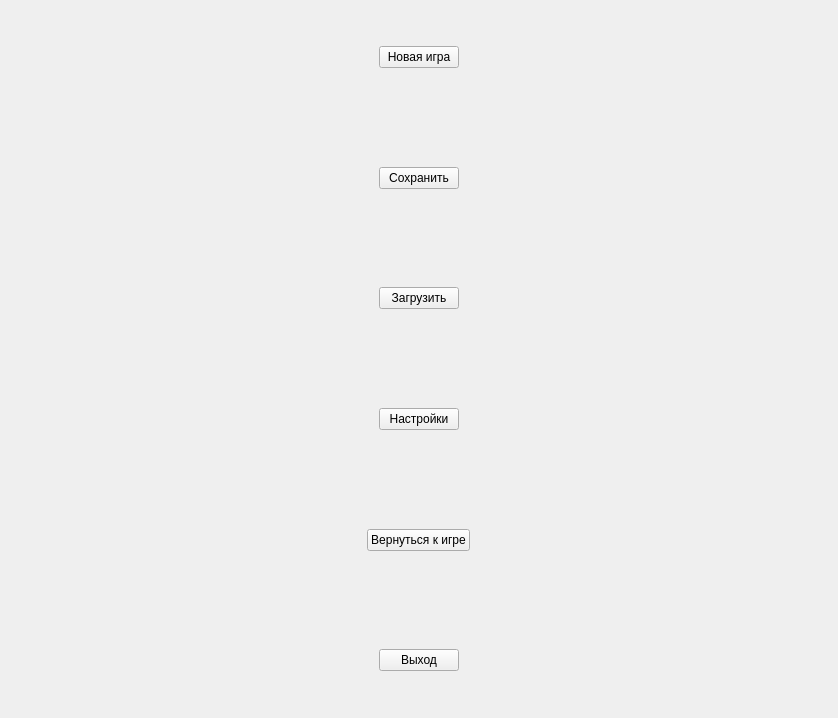
<?xml version="1.0" encoding="UTF-8"?>
<ui version="4.0">
 <class>Form</class>
 <widget class="QWidget" name="Form">
  <property name="geometry">
   <rect>
    <x>0</x>
    <y>0</y>
    <width>838</width>
    <height>718</height>
   </rect>
  </property>
  <property name="windowTitle">
   <string>Form</string>
  </property>
  <property name="styleSheet">
   <string notr="true"/>
  </property>
  <layout class="QVBoxLayout" name="verticalLayout">
   <property name="leftMargin">
    <number>0</number>
   </property>
   <property name="topMargin">
    <number>0</number>
   </property>
   <property name="rightMargin">
    <number>0</number>
   </property>
   <property name="bottomMargin">
    <number>0</number>
   </property>
   <item>
    <widget class="QStackedWidget" name="stackedWidget">
     <property name="styleSheet">
      <string notr="true"/>
     </property>
     <property name="currentIndex">
      <number>1</number>
     </property>
     <widget class="QWidget" name="gamepage">
      <layout class="QGridLayout" name="gridLayout_2">
       <property name="leftMargin">
        <number>0</number>
       </property>
       <property name="topMargin">
        <number>0</number>
       </property>
       <property name="rightMargin">
        <number>0</number>
       </property>
       <property name="bottomMargin">
        <number>0</number>
       </property>
       <property name="spacing">
        <number>15</number>
       </property>
       <item row="0" column="1">
        <layout class="QVBoxLayout" name="verticalLayout_2">
         <property name="spacing">
          <number>5</number>
         </property>
         <item>
          <layout class="QHBoxLayout" name="horizontalLayout_8" stretch="0,0,0">
           <property name="spacing">
            <number>30</number>
           </property>
           <property name="sizeConstraint">
            <enum>QLayout::SetDefaultConstraint</enum>
           </property>
           <property name="topMargin">
            <number>0</number>
           </property>
           <property name="bottomMargin">
            <number>0</number>
           </property>
           <item>
            <spacer name="horizontalSpacer_15">
             <property name="orientation">
              <enum>Qt::Horizontal</enum>
             </property>
             <property name="sizeHint" stdset="0">
              <size>
               <width>40</width>
               <height>20</height>
              </size>
             </property>
            </spacer>
           </item>
           <item>
            <widget class="QLabel" name="label_00">
             <property name="minimumSize">
              <size>
               <width>0</width>
               <height>0</height>
              </size>
             </property>
             <property name="maximumSize">
              <size>
               <width>120</width>
               <height>180</height>
              </size>
             </property>
             <property name="text">
              <string>00</string>
             </property>
             <property name="alignment">
              <set>Qt::AlignCenter</set>
             </property>
            </widget>
           </item>
           <item>
            <spacer name="horizontalSpacer_16">
             <property name="orientation">
              <enum>Qt::Horizontal</enum>
             </property>
             <property name="sizeHint" stdset="0">
              <size>
               <width>40</width>
               <height>20</height>
              </size>
             </property>
            </spacer>
           </item>
          </layout>
         </item>
         <item>
          <layout class="QHBoxLayout" name="horizontalLayout_9" stretch="0,0,0,0">
           <property name="spacing">
            <number>30</number>
           </property>
           <property name="sizeConstraint">
            <enum>QLayout::SetFixedSize</enum>
           </property>
           <property name="topMargin">
            <number>0</number>
           </property>
           <item>
            <spacer name="horizontalSpacer_17">
             <property name="orientation">
              <enum>Qt::Horizontal</enum>
             </property>
             <property name="sizeHint" stdset="0">
              <size>
               <width>40</width>
               <height>20</height>
              </size>
             </property>
            </spacer>
           </item>
           <item>
            <widget class="QLabel" name="label_10">
             <property name="minimumSize">
              <size>
               <width>0</width>
               <height>0</height>
              </size>
             </property>
             <property name="maximumSize">
              <size>
               <width>120</width>
               <height>180</height>
              </size>
             </property>
             <property name="text">
              <string>10</string>
             </property>
             <property name="alignment">
              <set>Qt::AlignCenter</set>
             </property>
            </widget>
           </item>
           <item>
            <widget class="QLabel" name="label_11">
             <property name="minimumSize">
              <size>
               <width>0</width>
               <height>0</height>
              </size>
             </property>
             <property name="maximumSize">
              <size>
               <width>120</width>
               <height>180</height>
              </size>
             </property>
             <property name="text">
              <string>11</string>
             </property>
             <property name="alignment">
              <set>Qt::AlignCenter</set>
             </property>
            </widget>
           </item>
           <item>
            <spacer name="horizontalSpacer_18">
             <property name="orientation">
              <enum>Qt::Horizontal</enum>
             </property>
             <property name="sizeHint" stdset="0">
              <size>
               <width>40</width>
               <height>20</height>
              </size>
             </property>
            </spacer>
           </item>
          </layout>
         </item>
         <item>
          <layout class="QHBoxLayout" name="horizontalLayout_10" stretch="0,0,0,0,0">
           <property name="spacing">
            <number>35</number>
           </property>
           <property name="sizeConstraint">
            <enum>QLayout::SetFixedSize</enum>
           </property>
           <property name="topMargin">
            <number>0</number>
           </property>
           <item>
            <spacer name="horizontalSpacer_19">
             <property name="orientation">
              <enum>Qt::Horizontal</enum>
             </property>
             <property name="sizeHint" stdset="0">
              <size>
               <width>40</width>
               <height>20</height>
              </size>
             </property>
            </spacer>
           </item>
           <item>
            <widget class="QLabel" name="label_20">
             <property name="minimumSize">
              <size>
               <width>0</width>
               <height>0</height>
              </size>
             </property>
             <property name="maximumSize">
              <size>
               <width>120</width>
               <height>180</height>
              </size>
             </property>
             <property name="text">
              <string>20</string>
             </property>
             <property name="alignment">
              <set>Qt::AlignCenter</set>
             </property>
            </widget>
           </item>
           <item>
            <widget class="QLabel" name="label_21">
             <property name="minimumSize">
              <size>
               <width>0</width>
               <height>0</height>
              </size>
             </property>
             <property name="maximumSize">
              <size>
               <width>120</width>
               <height>180</height>
              </size>
             </property>
             <property name="text">
              <string>21</string>
             </property>
             <property name="alignment">
              <set>Qt::AlignCenter</set>
             </property>
            </widget>
           </item>
           <item>
            <widget class="QLabel" name="label_22">
             <property name="minimumSize">
              <size>
               <width>0</width>
               <height>0</height>
              </size>
             </property>
             <property name="maximumSize">
              <size>
               <width>120</width>
               <height>180</height>
              </size>
             </property>
             <property name="text">
              <string>22</string>
             </property>
             <property name="alignment">
              <set>Qt::AlignCenter</set>
             </property>
            </widget>
           </item>
           <item>
            <spacer name="horizontalSpacer_20">
             <property name="orientation">
              <enum>Qt::Horizontal</enum>
             </property>
             <property name="sizeHint" stdset="0">
              <size>
               <width>40</width>
               <height>20</height>
              </size>
             </property>
            </spacer>
           </item>
          </layout>
         </item>
         <item>
          <layout class="QHBoxLayout" name="horizontalLayout_11" stretch="0,0,0,0,0,0">
           <property name="spacing">
            <number>40</number>
           </property>
           <property name="sizeConstraint">
            <enum>QLayout::SetFixedSize</enum>
           </property>
           <property name="topMargin">
            <number>0</number>
           </property>
           <item>
            <spacer name="horizontalSpacer_21">
             <property name="orientation">
              <enum>Qt::Horizontal</enum>
             </property>
             <property name="sizeHint" stdset="0">
              <size>
               <width>40</width>
               <height>20</height>
              </size>
             </property>
            </spacer>
           </item>
           <item>
            <widget class="QLabel" name="label_30">
             <property name="minimumSize">
              <size>
               <width>0</width>
               <height>0</height>
              </size>
             </property>
             <property name="maximumSize">
              <size>
               <width>120</width>
               <height>180</height>
              </size>
             </property>
             <property name="text">
              <string>30</string>
             </property>
             <property name="alignment">
              <set>Qt::AlignCenter</set>
             </property>
            </widget>
           </item>
           <item>
            <widget class="QLabel" name="label_31">
             <property name="minimumSize">
              <size>
               <width>0</width>
               <height>0</height>
              </size>
             </property>
             <property name="maximumSize">
              <size>
               <width>120</width>
               <height>180</height>
              </size>
             </property>
             <property name="text">
              <string>31</string>
             </property>
             <property name="alignment">
              <set>Qt::AlignCenter</set>
             </property>
            </widget>
           </item>
           <item>
            <widget class="QLabel" name="label_32">
             <property name="minimumSize">
              <size>
               <width>0</width>
               <height>0</height>
              </size>
             </property>
             <property name="maximumSize">
              <size>
               <width>120</width>
               <height>180</height>
              </size>
             </property>
             <property name="text">
              <string>32</string>
             </property>
             <property name="alignment">
              <set>Qt::AlignCenter</set>
             </property>
            </widget>
           </item>
           <item>
            <widget class="QLabel" name="label_33">
             <property name="minimumSize">
              <size>
               <width>0</width>
               <height>0</height>
              </size>
             </property>
             <property name="maximumSize">
              <size>
               <width>120</width>
               <height>180</height>
              </size>
             </property>
             <property name="text">
              <string>33</string>
             </property>
             <property name="alignment">
              <set>Qt::AlignCenter</set>
             </property>
            </widget>
           </item>
           <item>
            <spacer name="horizontalSpacer_22">
             <property name="orientation">
              <enum>Qt::Horizontal</enum>
             </property>
             <property name="sizeHint" stdset="0">
              <size>
               <width>40</width>
               <height>20</height>
              </size>
             </property>
            </spacer>
           </item>
          </layout>
         </item>
         <item>
          <layout class="QHBoxLayout" name="horizontalLayout_12" stretch="0,0,0,0,0,0,0">
           <property name="spacing">
            <number>45</number>
           </property>
           <property name="sizeConstraint">
            <enum>QLayout::SetFixedSize</enum>
           </property>
           <property name="topMargin">
            <number>0</number>
           </property>
           <item>
            <spacer name="horizontalSpacer_23">
             <property name="orientation">
              <enum>Qt::Horizontal</enum>
             </property>
             <property name="sizeHint" stdset="0">
              <size>
               <width>40</width>
               <height>20</height>
              </size>
             </property>
            </spacer>
           </item>
           <item>
            <widget class="QLabel" name="label_40">
             <property name="sizePolicy">
              <sizepolicy hsizetype="Preferred" vsizetype="Preferred">
               <horstretch>0</horstretch>
               <verstretch>0</verstretch>
              </sizepolicy>
             </property>
             <property name="minimumSize">
              <size>
               <width>0</width>
               <height>0</height>
              </size>
             </property>
             <property name="maximumSize">
              <size>
               <width>120</width>
               <height>180</height>
              </size>
             </property>
             <property name="text">
              <string>40</string>
             </property>
             <property name="alignment">
              <set>Qt::AlignCenter</set>
             </property>
            </widget>
           </item>
           <item>
            <widget class="QLabel" name="label_41">
             <property name="sizePolicy">
              <sizepolicy hsizetype="Preferred" vsizetype="Preferred">
               <horstretch>0</horstretch>
               <verstretch>0</verstretch>
              </sizepolicy>
             </property>
             <property name="minimumSize">
              <size>
               <width>0</width>
               <height>0</height>
              </size>
             </property>
             <property name="maximumSize">
              <size>
               <width>120</width>
               <height>180</height>
              </size>
             </property>
             <property name="text">
              <string>41</string>
             </property>
             <property name="alignment">
              <set>Qt::AlignCenter</set>
             </property>
            </widget>
           </item>
           <item>
            <widget class="QLabel" name="label_42">
             <property name="sizePolicy">
              <sizepolicy hsizetype="Preferred" vsizetype="Preferred">
               <horstretch>0</horstretch>
               <verstretch>0</verstretch>
              </sizepolicy>
             </property>
             <property name="minimumSize">
              <size>
               <width>0</width>
               <height>0</height>
              </size>
             </property>
             <property name="maximumSize">
              <size>
               <width>120</width>
               <height>180</height>
              </size>
             </property>
             <property name="text">
              <string>42</string>
             </property>
             <property name="alignment">
              <set>Qt::AlignCenter</set>
             </property>
            </widget>
           </item>
           <item>
            <widget class="QLabel" name="label_43">
             <property name="sizePolicy">
              <sizepolicy hsizetype="Preferred" vsizetype="Preferred">
               <horstretch>0</horstretch>
               <verstretch>0</verstretch>
              </sizepolicy>
             </property>
             <property name="minimumSize">
              <size>
               <width>0</width>
               <height>0</height>
              </size>
             </property>
             <property name="maximumSize">
              <size>
               <width>120</width>
               <height>180</height>
              </size>
             </property>
             <property name="text">
              <string>43</string>
             </property>
             <property name="alignment">
              <set>Qt::AlignCenter</set>
             </property>
            </widget>
           </item>
           <item>
            <widget class="QLabel" name="label_44">
             <property name="sizePolicy">
              <sizepolicy hsizetype="Preferred" vsizetype="Preferred">
               <horstretch>0</horstretch>
               <verstretch>0</verstretch>
              </sizepolicy>
             </property>
             <property name="minimumSize">
              <size>
               <width>0</width>
               <height>0</height>
              </size>
             </property>
             <property name="maximumSize">
              <size>
               <width>120</width>
               <height>180</height>
              </size>
             </property>
             <property name="text">
              <string>44</string>
             </property>
             <property name="alignment">
              <set>Qt::AlignCenter</set>
             </property>
            </widget>
           </item>
           <item>
            <spacer name="horizontalSpacer_24">
             <property name="orientation">
              <enum>Qt::Horizontal</enum>
             </property>
             <property name="sizeHint" stdset="0">
              <size>
               <width>40</width>
               <height>20</height>
              </size>
             </property>
            </spacer>
           </item>
          </layout>
         </item>
         <item>
          <layout class="QHBoxLayout" name="horizontalLayout_13" stretch="0,0,0,0,0,0,0,0">
           <property name="spacing">
            <number>50</number>
           </property>
           <property name="sizeConstraint">
            <enum>QLayout::SetFixedSize</enum>
           </property>
           <property name="topMargin">
            <number>0</number>
           </property>
           <item>
            <spacer name="horizontalSpacer_25">
             <property name="orientation">
              <enum>Qt::Horizontal</enum>
             </property>
             <property name="sizeHint" stdset="0">
              <size>
               <width>40</width>
               <height>20</height>
              </size>
             </property>
            </spacer>
           </item>
           <item>
            <widget class="QLabel" name="label_50">
             <property name="sizePolicy">
              <sizepolicy hsizetype="Preferred" vsizetype="Preferred">
               <horstretch>0</horstretch>
               <verstretch>0</verstretch>
              </sizepolicy>
             </property>
             <property name="minimumSize">
              <size>
               <width>0</width>
               <height>0</height>
              </size>
             </property>
             <property name="maximumSize">
              <size>
               <width>120</width>
               <height>180</height>
              </size>
             </property>
             <property name="text">
              <string>50</string>
             </property>
             <property name="alignment">
              <set>Qt::AlignCenter</set>
             </property>
            </widget>
           </item>
           <item>
            <widget class="QLabel" name="label_51">
             <property name="sizePolicy">
              <sizepolicy hsizetype="Preferred" vsizetype="Preferred">
               <horstretch>0</horstretch>
               <verstretch>0</verstretch>
              </sizepolicy>
             </property>
             <property name="minimumSize">
              <size>
               <width>0</width>
               <height>0</height>
              </size>
             </property>
             <property name="maximumSize">
              <size>
               <width>120</width>
               <height>180</height>
              </size>
             </property>
             <property name="text">
              <string>51</string>
             </property>
             <property name="alignment">
              <set>Qt::AlignCenter</set>
             </property>
            </widget>
           </item>
           <item>
            <widget class="QLabel" name="label_52">
             <property name="sizePolicy">
              <sizepolicy hsizetype="Preferred" vsizetype="Preferred">
               <horstretch>0</horstretch>
               <verstretch>0</verstretch>
              </sizepolicy>
             </property>
             <property name="minimumSize">
              <size>
               <width>0</width>
               <height>0</height>
              </size>
             </property>
             <property name="maximumSize">
              <size>
               <width>120</width>
               <height>180</height>
              </size>
             </property>
             <property name="text">
              <string>52</string>
             </property>
             <property name="alignment">
              <set>Qt::AlignCenter</set>
             </property>
            </widget>
           </item>
           <item>
            <widget class="QLabel" name="label_53">
             <property name="sizePolicy">
              <sizepolicy hsizetype="Preferred" vsizetype="Preferred">
               <horstretch>0</horstretch>
               <verstretch>0</verstretch>
              </sizepolicy>
             </property>
             <property name="minimumSize">
              <size>
               <width>0</width>
               <height>0</height>
              </size>
             </property>
             <property name="maximumSize">
              <size>
               <width>120</width>
               <height>180</height>
              </size>
             </property>
             <property name="text">
              <string>53</string>
             </property>
             <property name="alignment">
              <set>Qt::AlignCenter</set>
             </property>
            </widget>
           </item>
           <item>
            <widget class="QLabel" name="label_54">
             <property name="sizePolicy">
              <sizepolicy hsizetype="Preferred" vsizetype="Preferred">
               <horstretch>0</horstretch>
               <verstretch>0</verstretch>
              </sizepolicy>
             </property>
             <property name="minimumSize">
              <size>
               <width>0</width>
               <height>0</height>
              </size>
             </property>
             <property name="maximumSize">
              <size>
               <width>120</width>
               <height>180</height>
              </size>
             </property>
             <property name="text">
              <string>54</string>
             </property>
             <property name="alignment">
              <set>Qt::AlignCenter</set>
             </property>
            </widget>
           </item>
           <item>
            <widget class="QLabel" name="label_55">
             <property name="sizePolicy">
              <sizepolicy hsizetype="Preferred" vsizetype="Preferred">
               <horstretch>0</horstretch>
               <verstretch>0</verstretch>
              </sizepolicy>
             </property>
             <property name="minimumSize">
              <size>
               <width>0</width>
               <height>0</height>
              </size>
             </property>
             <property name="maximumSize">
              <size>
               <width>120</width>
               <height>180</height>
              </size>
             </property>
             <property name="text">
              <string>55</string>
             </property>
             <property name="alignment">
              <set>Qt::AlignCenter</set>
             </property>
            </widget>
           </item>
           <item>
            <spacer name="horizontalSpacer_26">
             <property name="orientation">
              <enum>Qt::Horizontal</enum>
             </property>
             <property name="sizeHint" stdset="0">
              <size>
               <width>40</width>
               <height>20</height>
              </size>
             </property>
            </spacer>
           </item>
          </layout>
         </item>
         <item>
          <layout class="QHBoxLayout" name="horizontalLayout_14" stretch="0,0,0,0,0,0,0,0,0">
           <property name="spacing">
            <number>55</number>
           </property>
           <property name="sizeConstraint">
            <enum>QLayout::SetFixedSize</enum>
           </property>
           <property name="topMargin">
            <number>0</number>
           </property>
           <property name="bottomMargin">
            <number>0</number>
           </property>
           <item>
            <spacer name="horizontalSpacer_27">
             <property name="orientation">
              <enum>Qt::Horizontal</enum>
             </property>
             <property name="sizeHint" stdset="0">
              <size>
               <width>40</width>
               <height>20</height>
              </size>
             </property>
            </spacer>
           </item>
           <item>
            <widget class="QLabel" name="label_60">
             <property name="sizePolicy">
              <sizepolicy hsizetype="Preferred" vsizetype="Preferred">
               <horstretch>0</horstretch>
               <verstretch>0</verstretch>
              </sizepolicy>
             </property>
             <property name="minimumSize">
              <size>
               <width>0</width>
               <height>0</height>
              </size>
             </property>
             <property name="maximumSize">
              <size>
               <width>120</width>
               <height>180</height>
              </size>
             </property>
             <property name="text">
              <string>60</string>
             </property>
             <property name="alignment">
              <set>Qt::AlignCenter</set>
             </property>
            </widget>
           </item>
           <item>
            <widget class="QLabel" name="label_61">
             <property name="sizePolicy">
              <sizepolicy hsizetype="Preferred" vsizetype="Preferred">
               <horstretch>0</horstretch>
               <verstretch>0</verstretch>
              </sizepolicy>
             </property>
             <property name="minimumSize">
              <size>
               <width>0</width>
               <height>0</height>
              </size>
             </property>
             <property name="maximumSize">
              <size>
               <width>120</width>
               <height>180</height>
              </size>
             </property>
             <property name="text">
              <string>61</string>
             </property>
             <property name="alignment">
              <set>Qt::AlignCenter</set>
             </property>
            </widget>
           </item>
           <item>
            <widget class="QLabel" name="label_62">
             <property name="sizePolicy">
              <sizepolicy hsizetype="Preferred" vsizetype="Preferred">
               <horstretch>0</horstretch>
               <verstretch>0</verstretch>
              </sizepolicy>
             </property>
             <property name="minimumSize">
              <size>
               <width>0</width>
               <height>0</height>
              </size>
             </property>
             <property name="maximumSize">
              <size>
               <width>120</width>
               <height>180</height>
              </size>
             </property>
             <property name="text">
              <string>62</string>
             </property>
             <property name="alignment">
              <set>Qt::AlignCenter</set>
             </property>
            </widget>
           </item>
           <item>
            <widget class="QLabel" name="label_63">
             <property name="sizePolicy">
              <sizepolicy hsizetype="Preferred" vsizetype="Preferred">
               <horstretch>0</horstretch>
               <verstretch>0</verstretch>
              </sizepolicy>
             </property>
             <property name="minimumSize">
              <size>
               <width>0</width>
               <height>0</height>
              </size>
             </property>
             <property name="maximumSize">
              <size>
               <width>120</width>
               <height>180</height>
              </size>
             </property>
             <property name="text">
              <string>63</string>
             </property>
             <property name="alignment">
              <set>Qt::AlignCenter</set>
             </property>
            </widget>
           </item>
           <item>
            <widget class="QLabel" name="label_64">
             <property name="sizePolicy">
              <sizepolicy hsizetype="Preferred" vsizetype="Preferred">
               <horstretch>0</horstretch>
               <verstretch>0</verstretch>
              </sizepolicy>
             </property>
             <property name="minimumSize">
              <size>
               <width>0</width>
               <height>0</height>
              </size>
             </property>
             <property name="maximumSize">
              <size>
               <width>120</width>
               <height>180</height>
              </size>
             </property>
             <property name="text">
              <string>64</string>
             </property>
             <property name="alignment">
              <set>Qt::AlignCenter</set>
             </property>
            </widget>
           </item>
           <item>
            <widget class="QLabel" name="label_65">
             <property name="sizePolicy">
              <sizepolicy hsizetype="Preferred" vsizetype="Preferred">
               <horstretch>0</horstretch>
               <verstretch>0</verstretch>
              </sizepolicy>
             </property>
             <property name="minimumSize">
              <size>
               <width>0</width>
               <height>0</height>
              </size>
             </property>
             <property name="maximumSize">
              <size>
               <width>120</width>
               <height>180</height>
              </size>
             </property>
             <property name="text">
              <string>65</string>
             </property>
             <property name="alignment">
              <set>Qt::AlignCenter</set>
             </property>
            </widget>
           </item>
           <item>
            <widget class="QLabel" name="label_66">
             <property name="sizePolicy">
              <sizepolicy hsizetype="Preferred" vsizetype="Preferred">
               <horstretch>0</horstretch>
               <verstretch>0</verstretch>
              </sizepolicy>
             </property>
             <property name="minimumSize">
              <size>
               <width>0</width>
               <height>0</height>
              </size>
             </property>
             <property name="maximumSize">
              <size>
               <width>120</width>
               <height>180</height>
              </size>
             </property>
             <property name="text">
              <string>66</string>
             </property>
             <property name="alignment">
              <set>Qt::AlignCenter</set>
             </property>
            </widget>
           </item>
           <item>
            <spacer name="horizontalSpacer_28">
             <property name="orientation">
              <enum>Qt::Horizontal</enum>
             </property>
             <property name="sizeHint" stdset="0">
              <size>
               <width>40</width>
               <height>20</height>
              </size>
             </property>
            </spacer>
           </item>
          </layout>
         </item>
        </layout>
       </item>
       <item row="1" column="1">
        <layout class="QHBoxLayout" name="horizontalLayout_15">
         <property name="spacing">
          <number>15</number>
         </property>
         <item>
          <widget class="QPushButton" name="Openmenubtn">
           <property name="styleSheet">
            <string notr="true"/>
           </property>
           <property name="text">
            <string>Меню</string>
           </property>
          </widget>
         </item>
         <item>
          <widget class="QPushButton" name="Hintbtn">
           <property name="styleSheet">
            <string notr="true"/>
           </property>
           <property name="text">
            <string>Подсказка</string>
           </property>
          </widget>
         </item>
         <item>
          <widget class="QPushButton" name="Backbtn">
           <property name="styleSheet">
            <string notr="true"/>
           </property>
           <property name="text">
            <string>Отмена</string>
           </property>
          </widget>
         </item>
         <item>
          <widget class="QPushButton" name="Exitbtn">
           <property name="styleSheet">
            <string notr="true"/>
           </property>
           <property name="text">
            <string>Выход</string>
           </property>
          </widget>
         </item>
        </layout>
       </item>
       <item row="0" column="5">
        <widget class="QPushButton" name="Swapbtn">
         <property name="sizePolicy">
          <sizepolicy hsizetype="Minimum" vsizetype="Fixed">
           <horstretch>0</horstretch>
           <verstretch>0</verstretch>
          </sizepolicy>
         </property>
         <property name="minimumSize">
          <size>
           <width>50</width>
           <height>50</height>
          </size>
         </property>
         <property name="maximumSize">
          <size>
           <width>50</width>
           <height>50</height>
          </size>
         </property>
         <property name="sizeIncrement">
          <size>
           <width>50</width>
           <height>50</height>
          </size>
         </property>
         <property name="text">
          <string>Swap</string>
         </property>
        </widget>
       </item>
       <item row="0" column="6">
        <widget class="QLabel" name="Currentcard">
         <property name="minimumSize">
          <size>
           <width>0</width>
           <height>0</height>
          </size>
         </property>
         <property name="maximumSize">
          <size>
           <width>120</width>
           <height>180</height>
          </size>
         </property>
         <property name="text">
          <string>Текущая</string>
         </property>
         <property name="alignment">
          <set>Qt::AlignCenter</set>
         </property>
        </widget>
       </item>
       <item row="0" column="4">
        <widget class="QLabel" name="Previouscard">
         <property name="minimumSize">
          <size>
           <width>0</width>
           <height>0</height>
          </size>
         </property>
         <property name="maximumSize">
          <size>
           <width>120</width>
           <height>180</height>
          </size>
         </property>
         <property name="text">
          <string/>
         </property>
         <property name="alignment">
          <set>Qt::AlignCenter</set>
         </property>
        </widget>
       </item>
       <item row="0" column="7">
        <spacer name="horizontalSpacer_2">
         <property name="orientation">
          <enum>Qt::Horizontal</enum>
         </property>
         <property name="sizeType">
          <enum>QSizePolicy::Fixed</enum>
         </property>
         <property name="sizeHint" stdset="0">
          <size>
           <width>40</width>
           <height>20</height>
          </size>
         </property>
        </spacer>
       </item>
      </layout>
     </widget>
     <widget class="QWidget" name="mainmenupage">
      <layout class="QVBoxLayout" name="verticalLayout_3">
       <property name="leftMargin">
        <number>0</number>
       </property>
       <property name="topMargin">
        <number>0</number>
       </property>
       <property name="rightMargin">
        <number>0</number>
       </property>
       <property name="bottomMargin">
        <number>0</number>
       </property>
       <item alignment="Qt::AlignHCenter|Qt::AlignVCenter">
        <widget class="QPushButton" name="Newgamebtn">
         <property name="enabled">
          <bool>true</bool>
         </property>
         <property name="sizePolicy">
          <sizepolicy hsizetype="Preferred" vsizetype="Preferred">
           <horstretch>0</horstretch>
           <verstretch>0</verstretch>
          </sizepolicy>
         </property>
         <property name="minimumSize">
          <size>
           <width>0</width>
           <height>0</height>
          </size>
         </property>
         <property name="maximumSize">
          <size>
           <width>16777215</width>
           <height>16777215</height>
          </size>
         </property>
         <property name="styleSheet">
          <string notr="true"/>
         </property>
         <property name="text">
          <string>Новая игра</string>
         </property>
        </widget>
       </item>
       <item alignment="Qt::AlignHCenter|Qt::AlignVCenter">
        <widget class="QPushButton" name="Savegamebtn">
         <property name="sizePolicy">
          <sizepolicy hsizetype="Preferred" vsizetype="Preferred">
           <horstretch>0</horstretch>
           <verstretch>0</verstretch>
          </sizepolicy>
         </property>
         <property name="minimumSize">
          <size>
           <width>0</width>
           <height>0</height>
          </size>
         </property>
         <property name="maximumSize">
          <size>
           <width>16777215</width>
           <height>16777215</height>
          </size>
         </property>
         <property name="text">
          <string>Сохранить</string>
         </property>
        </widget>
       </item>
       <item alignment="Qt::AlignHCenter|Qt::AlignVCenter">
        <widget class="QPushButton" name="Loadbtn">
         <property name="text">
          <string>Загрузить</string>
         </property>
        </widget>
       </item>
       <item alignment="Qt::AlignHCenter|Qt::AlignVCenter">
        <widget class="QPushButton" name="Settingsbtn">
         <property name="minimumSize">
          <size>
           <width>0</width>
           <height>0</height>
          </size>
         </property>
         <property name="maximumSize">
          <size>
           <width>16777215</width>
           <height>16777215</height>
          </size>
         </property>
         <property name="text">
          <string>Настройки</string>
         </property>
        </widget>
       </item>
       <item alignment="Qt::AlignHCenter|Qt::AlignVCenter">
        <widget class="QPushButton" name="Cmpbtn">
         <property name="minimumSize">
          <size>
           <width>0</width>
           <height>0</height>
          </size>
         </property>
         <property name="maximumSize">
          <size>
           <width>16777215</width>
           <height>16777215</height>
          </size>
         </property>
         <property name="styleSheet">
          <string notr="true"/>
         </property>
         <property name="text">
          <string>Вернуться к игре</string>
         </property>
        </widget>
       </item>
       <item alignment="Qt::AlignHCenter|Qt::AlignVCenter">
        <widget class="QPushButton" name="Mexitbtn">
         <property name="text">
          <string>Выход</string>
         </property>
        </widget>
       </item>
      </layout>
     </widget>
     <widget class="QWidget" name="settingspage">
      <layout class="QVBoxLayout" name="verticalLayout_5">
       <item>
        <layout class="QVBoxLayout" name="verticalLayout_4">
         <item>
          <widget class="QLabel" name="label">
           <property name="text">
            <string>Взаимодействие</string>
           </property>
          </widget>
         </item>
         <item>
          <widget class="QCheckBox" name="clickchbox">
           <property name="layoutDirection">
            <enum>Qt::LeftToRight</enum>
           </property>
           <property name="autoFillBackground">
            <bool>false</bool>
           </property>
           <property name="text">
            <string>Click</string>
           </property>
           <property name="checked">
            <bool>true</bool>
           </property>
          </widget>
         </item>
         <item>
          <widget class="QCheckBox" name="dndchbox">
           <property name="text">
            <string>Drag n drop</string>
           </property>
          </widget>
         </item>
        </layout>
       </item>
       <item>
        <spacer name="verticalSpacer">
         <property name="orientation">
          <enum>Qt::Vertical</enum>
         </property>
         <property name="sizeHint" stdset="0">
          <size>
           <width>20</width>
           <height>40</height>
          </size>
         </property>
        </spacer>
       </item>
       <item>
        <widget class="QPushButton" name="Updbtn">
         <property name="text">
          <string>Применить</string>
         </property>
        </widget>
       </item>
      </layout>
     </widget>
    </widget>
   </item>
  </layout>
 </widget>
 <resources/>
 <connections/>
</ui>
